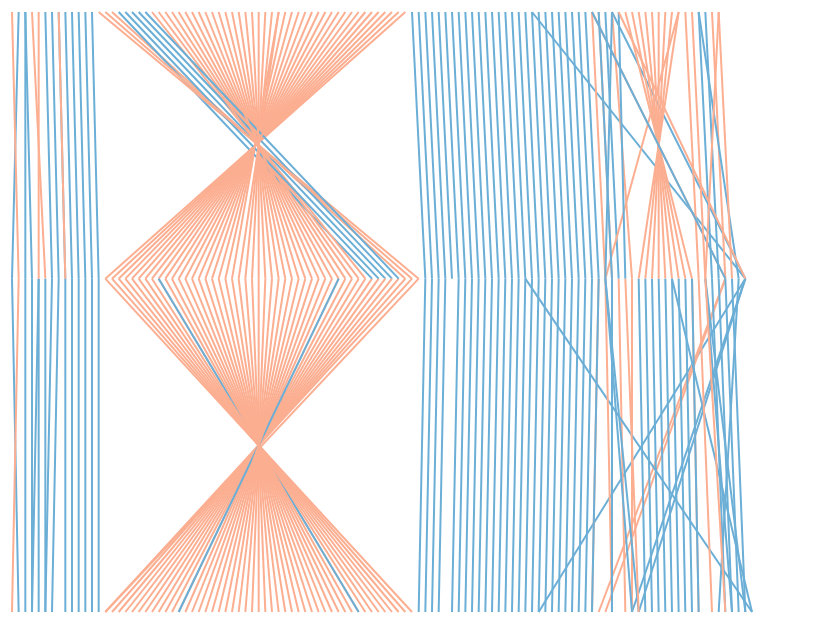

The notebook cell saved with this chart:
### Markdown cell above
*Chromosome 2 events*
- Chimp, large 2A inversion
- Human, smaller 2 inversion

### Code cell
render_csv('chimp2A_x2.csv')

### Figure 1 — Vega-Lite specification as saved in the notebook (floating-point values rounded to 4 significant figures; data arrays with more than 128 entries replaced by an {"elided": "..."} marker saying what was removed)
{"config": {"view": {"continuousWidth": 400, "continuousHeight": 300, "strokeOpacity": 0}}, "data": {"name": "data-6ef1bee02da473596489a4e9997bde0c"}, "mark": "line", "encoding": {"color": {"type": "nominal", "field": "color", "legend": null, "scale": {"domain": ["same orientation", "inversed"], "range": ["#6baed6", "#fcae91"]}}, "x": {"type": "quantitative", "axis": null, "field": "x"}, "x2": {"field": "x2"}, "y": {"type": "quantitative", "axis": null, "field": "y"}, "y2": {"field": "y2"}}, "$schema": "https://vega.github.io/schema/vega-lite/v4.0.0.json", "datasets": {"data-6ef1bee02da473596489a4e9997bde0c": {"elided": "246 records"}}}
